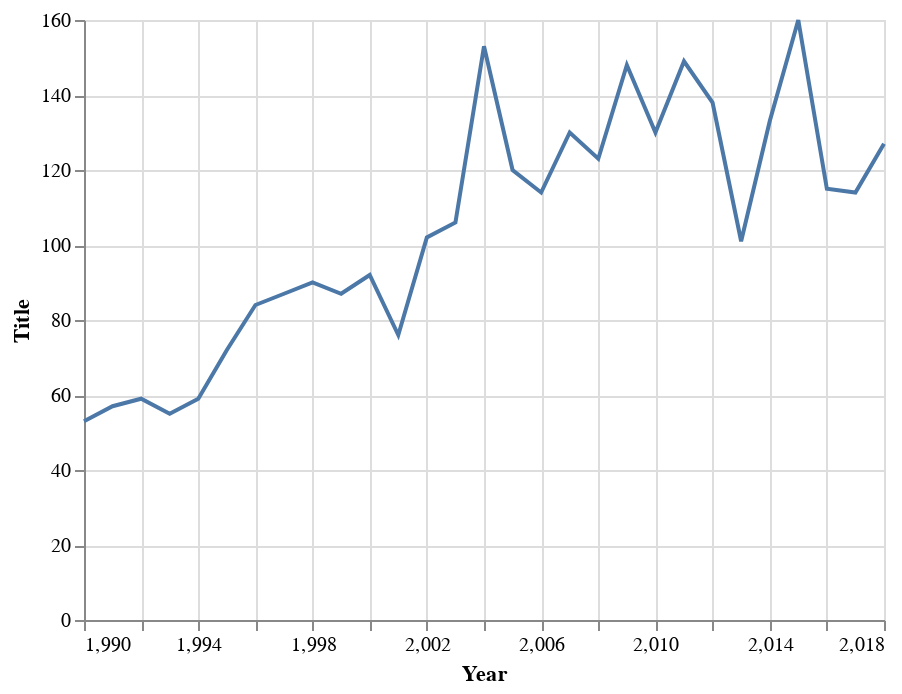

Notebook cell for this chart:
### Markdown cell above
### How many abstracts were presented each year?

### Code cell
to_plot1 = df.groupby('Year').count().reset_index()
alt.Chart(to_plot1).mark_line().encode(
    x = "Year:Q",
    y = "Title:Q"
)

### Figure 1 — Vega-Lite specification as saved in the notebook (floating-point values rounded to 4 significant figures)
{"config": {"view": {"continuousWidth": 400, "continuousHeight": 300}}, "data": {"name": "data-6688ecac96444aa6d9588113acd70a4e"}, "mark": "line", "encoding": {"x": {"type": "quantitative", "field": "Year"}, "y": {"type": "quantitative", "field": "Title"}}, "$schema": "https://vega.github.io/schema/vega-lite/v4.8.1.json", "datasets": {"data-6688ecac96444aa6d9588113acd70a4e": [{"Year": 1990, "Conference": 53, "Title": 53, "DOI": 53, "Link": 53, "FirstPage": 53, "LastPage": 52, "PaperType": 53, "Abstract": 53, "AuthorNames-Deduped": 53, "AuthorNames": 53, "AuthorAffiliation": 52, "InternalReferences": 1, "AuthorKeywords": 0, "AminerCitationCount_02-2020": 52, "XploreCitationCount - 2020-01": 53, "PubsCited": 53, "Award": 1}, {"Year": 1991, "Conference": 57, "Title": 57, "DOI": 57, "Link": 57, "FirstPage": 57, "LastPage": 56, "PaperType": 57, "Abstract": 57, "AuthorNames-Deduped": 57, "AuthorNames": 57, "AuthorAffiliation": 50, "InternalReferences": 9, "AuthorKeywords": 1, "AminerCitationCount_02-2020": 49, "XploreCitationCount - 2020-01": 57, "PubsCited": 57, "Award": 1}, {"Year": 1992, "Conference": 59, "Title": 59, "DOI": 59, "Link": 59, "FirstPage": 59, "LastPage": 59, "PaperType": 59, "Abstract": 59, "AuthorNames-Deduped": 59, "AuthorNames": 59, "AuthorAffiliation": 53, "InternalReferences": 28, "AuthorKeywords": 3, "AminerCitationCount_02-2020": 50, "XploreCitationCount - 2020-01": 59, "PubsCited": 59, "Award": 1}, {"Year": 1993, "Conference": 55, "Title": 55, "DOI": 55, "Link": 55, "FirstPage": 55, "LastPage": 55, "PaperType": 55, "Abstract": 55, "AuthorNames-Deduped": 55, "AuthorNames": 55, "AuthorAffiliation": 55, "InternalReferences": 29, "AuthorKeywords": 3, "AminerCitationCount_02-2020": 48, "XploreCitationCount - 2020-01": 55, "PubsCited": 55, "Award": 3}, {"Year": 1994, "Conference": 59, "Title": 59, "DOI": 59, "Link": 59, "FirstPage": 59, "LastPage": 59, "PaperType": 59, "Abstract": 59, "AuthorNames-Deduped": 59, "AuthorNames": 59, "AuthorAffiliation": 59, "InternalReferences": 33, "AuthorKeywords": 2, "AminerCitationCount_02-2020": 57, "XploreCitationCount - 2020-01": 59, "PubsCited": 59, "Award": 4}, {"Year": 1995, "Conference": 72, "Title": 72, "DOI": 72, "Link": 72, "FirstPage": 72, "LastPage": 72, "PaperType": 72, "Abstract": 72, "AuthorNames-Deduped": 72, "AuthorNames": 72, "AuthorAffiliation": 72, "InternalReferences": 42, "AuthorKeywords": 9, "AminerCitationCount_02-2020": 68, "XploreCitationCount - 2020-01": 72, "PubsCited": 72, "Award": 1}, {"Year": 1996, "Conference": 84, "Title": 84, "DOI": 84, "Link": 84, "FirstPage": 84, "LastPage": 84, "PaperType": 84, "Abstract": 84, "AuthorNames-Deduped": 84, "AuthorNames": 84, "AuthorAffiliation": 83, "InternalReferences": 50, "AuthorKeywords": 21, "AminerCitationCount_02-2020": 83, "XploreCitationCount - 2020-01": 84, "PubsCited": 84, "Award": 3}, {"Year": 1997, "Conference": 88, "Title": 87, "DOI": 88, "Link": 88, "FirstPage": 88, "LastPage": 88, "PaperType": 88, "Abstract": 88, "AuthorNames-Deduped": 88, "AuthorNames": 88, "AuthorAffiliation": 86, "InternalReferences": 66, "AuthorKeywords": 41, "AminerCitationCount_02-2020": 86, "XploreCitationCount - 2020-01": 88, "PubsCited": 88, "Award": 3}, {"Year": 1998, "Conference": 90, "Title": 90, "DOI": 90, "Link": 90, "FirstPage": 90, "LastPage": 90, "PaperType": 90, "Abstract": 90, "AuthorNames-Deduped": 90, "AuthorNames": 90, "AuthorAffiliation": 89, "InternalReferences": 68, "AuthorKeywords": 44, "AminerCitationCount_02-2020": 88, "XploreCitationCount - 2020-01": 90, "PubsCited": 90, "Award": 3}, {"Year": 1999, "Conference": 87, "Title": 87, "DOI": 87, "Link": 87, "FirstPage": 87, "LastPage": 85, "PaperType": 87, "Abstract": 87, "AuthorNames-Deduped": 87, "AuthorNames": 87, "AuthorAffiliation": 85, "InternalReferences": 68, "AuthorKeywords": 44, "AminerCitationCount_02-2020": 87, "XploreCitationCount - 2020-01": 87, "PubsCited": 87, "Award": 1}, {"Year": 2000, "Conference": 92, "Title": 92, "DOI": 92, "Link": 92, "FirstPage": 92, "LastPage": 92, "PaperType": 92, "Abstract": 92, "AuthorNames-Deduped": 92, "AuthorNames": 92, "AuthorAffiliation": 89, "InternalReferences": 77, "AuthorKeywords": 66, "AminerCitationCount_02-2020": 91, "XploreCitationCount - 2020-01": 92, "PubsCited": 92, "Award": 0}, {"Year": 2001, "Conference": 76, "Title": 76, "DOI": 76, "Link": 76, "FirstPage": 76, "LastPage": 76, "PaperType": 76, "Abstract": 76, "AuthorNames-Deduped": 76, "AuthorNames": 76, "AuthorAffiliation": 73, "InternalReferences": 59, "AuthorKeywords": 63, "AminerCitationCount_02-2020": 74, "XploreCitationCount - 2020-01": 76, "PubsCited": 76, "Award": 1}, {"Year": 2002, "Conference": 102, "Title": 102, "DOI": 102, "Link": 102, "FirstPage": 102, "LastPage": 102, "PaperType": 102, "Abstract": 102, "AuthorNames-Deduped": 102, "AuthorNames": 102, "AuthorAffiliation": 99, "InternalReferences": 85, "AuthorKeywords": 83, "AminerCitationCount_02-2020": 100, "XploreCitationCount - 2020-01": 102, "PubsCited": 102, "Award": 3}, {"Year": 2003, "Conference": 106, "Title": 106, "DOI": 106, "Link": 106, "FirstPage": 104, "LastPage": 103, "PaperType": 106, "Abstract": 106, "AuthorNames-Deduped": 106, "AuthorNames": 104, "AuthorAffiliation": 103, "InternalReferences": 88, "AuthorKeywords": 102, "AminerCitationCount_02-2020": 93, "XploreCitationCount - 2020-01": 106, "PubsCited": 106, "Award": 2}, {"Year": 2004, "Conference": 153, "Title": 153, "DOI": 153, "Link": 153, "FirstPage": 153, "LastPage": 151, "PaperType": 153, "Abstract": 153, "AuthorNames-Deduped": 153, "AuthorNames": 153, "AuthorAffiliation": 147, "InternalReferences": 83, "AuthorKeywords": 97, "AminerCitationCount_02-2020": 149, "XploreCitationCount - 2020-01": 153, "PubsCited": 153, "Award": 4}, {"Year": 2005, "Conference": 120, "Title": 120, "DOI": 120, "Link": 120, "FirstPage": 120, "LastPage": 120, "PaperType": 120, "Abstract": 120, "AuthorNames-Deduped": 120, "AuthorNames": 120, "AuthorAffiliation": 108, "InternalReferences": 104, "AuthorKeywords": 114, "AminerCitationCount_02-2020": 119, "XploreCitationCount - 2020-01": 120, "PubsCited": 120, "Award": 1}, {"Year": 2006, "Conference": 114, "Title": 114, "DOI": 114, "Link": 114, "FirstPage": 114, "LastPage": 114, "PaperType": 114, "Abstract": 114, "AuthorNames-Deduped": 114, "AuthorNames": 114, "AuthorAffiliation": 89, "InternalReferences": 101, "AuthorKeywords": 112, "AminerCitationCount_02-2020": 114, "XploreCitationCount - 2020-01": 114, "PubsCited": 114, "Award": 2}, {"Year": 2007, "Conference": 130, "Title": 130, "DOI": 130, "Link": 130, "FirstPage": 130, "LastPage": 130, "PaperType": 130, "Abstract": 130, "AuthorNames-Deduped": 130, "AuthorNames": 130, "AuthorAffiliation": 115, "InternalReferences": 98, "AuthorKeywords": 106, "AminerCitationCount_02-2020": 129, "XploreCitationCount - 2020-01": 130, "PubsCited": 130, "Award": 5}, {"Year": 2008, "Conference": 123, "Title": 123, "DOI": 123, "Link": 123, "FirstPage": 109, "LastPage": 109, "PaperType": 123, "Abstract": 123, "AuthorNames-Deduped": 123, "AuthorNames": 123, "AuthorAffiliation": 115, "InternalReferences": 92, "AuthorKeywords": 90, "AminerCitationCount_02-2020": 122, "XploreCitationCount - 2020-01": 123, "PubsCited": 123, "Award": 6}, {"Year": 2009, "Conference": 148, "Title": 148, "DOI": 148, "Link": 148, "FirstPage": 131, "LastPage": 131, "PaperType": 148, "Abstract": 148, "AuthorNames-Deduped": 148, "AuthorNames": 148, "AuthorAffiliation": 145, "InternalReferences": 112, "AuthorKeywords": 110, "AminerCitationCount_02-2020": 146, "XploreCitationCount - 2020-01": 148, "PubsCited": 148, "Award": 13}, {"Year": 2010, "Conference": 130, "Title": 130, "DOI": 130, "Link": 130, "FirstPage": 130, "LastPage": 130, "PaperType": 130, "Abstract": 130, "AuthorNames-Deduped": 130, "AuthorNames": 130, "AuthorAffiliation": 114, "InternalReferences": 103, "AuthorKeywords": 106, "AminerCitationCount_02-2020": 129, "XploreCitationCount - 2020-01": 130, "PubsCited": 130, "Award": 12}, {"Year": 2011, "Conference": 149, "Title": 149, "DOI": 149, "Link": 149, "FirstPage": 149, "LastPage": 149, "PaperType": 149, "Abstract": 149, "AuthorNames-Deduped": 149, "AuthorNames": 149, "AuthorAffiliation": 147, "InternalReferences": 117, "AuthorKeywords": 108, "AminerCitationCount_02-2020": 148, "XploreCitationCount - 2020-01": 149, "PubsCited": 149, "Award": 11}, {"Year": 2012, "Conference": 138, "Title": 138, "DOI": 138, "Link": 138, "FirstPage": 138, "LastPage": 138, "PaperType": 138, "Abstract": 138, "AuthorNames-Deduped": 138, "AuthorNames": 138, "AuthorAffiliation": 137, "InternalReferences": 113, "AuthorKeywords": 104, "AminerCitationCount_02-2020": 137, "XploreCitationCount - 2020-01": 138, "PubsCited": 138, "Award": 10}, {"Year": 2013, "Conference": 101, "Title": 101, "DOI": 101, "Link": 101, "FirstPage": 101, "LastPage": 101, "PaperType": 101, "Abstract": 101, "AuthorNames-Deduped": 101, "AuthorNames": 101, "AuthorAffiliation": 101, "InternalReferences": 101, "AuthorKeywords": 101, "AminerCitationCount_02-2020": 101, "XploreCitationCount - 2020-01": 101, "PubsCited": 101, "Award": 10}, {"Year": 2014, "Conference": 133, "Title": 133, "DOI": 133, "Link": 133, "FirstPage": 133, "LastPage": 133, "PaperType": 133, "Abstract": 133, "AuthorNames-Deduped": 133, "AuthorNames": 133, "AuthorAffiliation": 133, "InternalReferences": 130, "AuthorKeywords": 132, "AminerCitationCount_02-2020": 132, "XploreCitationCount - 2020-01": 133, "PubsCited": 133, "Award": 10}, {"Year": 2015, "Conference": 160, "Title": 160, "DOI": 160, "Link": 160, "FirstPage": 160, "LastPage": 160, "PaperType": 160, "Abstract": 160, "AuthorNames-Deduped": 160, "AuthorNames": 160, "AuthorAffiliation": 158, "InternalReferences": 125, "AuthorKeywords": 121, "AminerCitationCount_02-2020": 159, "XploreCitationCount - 2020-01": 160, "PubsCited": 160, "Award": 7}, {"Year": 2016, "Conference": 115, "Title": 115, "DOI": 115, "Link": 115, "FirstPage": 115, "LastPage": 115, "PaperType": 115, "Abstract": 115, "AuthorNames-Deduped": 115, "AuthorNames": 115, "AuthorAffiliation": 114, "InternalReferences": 114, "AuthorKeywords": 99, "AminerCitationCount_02-2020": 114, "XploreCitationCount - 2020-01": 115, "PubsCited": 115, "Award": 10}, {"Year": 2017, "Conference": 114, "Title": 114, "DOI": 114, "Link": 114, "FirstPage": 114, "LastPage": 114, "PaperType": 114, "Abstract": 114, "AuthorNames-Deduped": 114, "AuthorNames": 114, "AuthorAffiliation": 113, "InternalReferences": 112, "AuthorKeywords": 112, "AminerCitationCount_02-2020": 101, "XploreCitationCount - 2020-01": 114, "PubsCited": 114, "Award": 9}, {"Year": 2018, "Conference": 127, "Title": 127, "DOI": 127, "Link": 127, "FirstPage": 127, "LastPage": 127, "PaperType": 127, "Abstract": 127, "AuthorNames-Deduped": 127, "AuthorNames": 127, "AuthorAffiliation": 127, "InternalReferences": 125, "AuthorKeywords": 127, "AminerCitationCount_02-2020": 96, "XploreCitationCount - 2020-01": 126, "PubsCited": 127, "Award": 11}]}}
